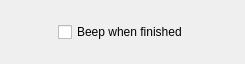
<?xml version="1.0" encoding="UTF-8"?>
<ui version="4.0">
 <class>BatchProcessingLowerPanel</class>
 <widget class="QWidget" name="BatchProcessingLowerPanel">
  <property name="geometry">
   <rect>
    <x>0</x>
    <y>0</y>
    <width>245</width>
    <height>64</height>
   </rect>
  </property>
  <property name="windowTitle">
   <string notr="true">Form</string>
  </property>
  <layout class="QGridLayout" name="gridLayout">
   <item row="0" column="0">
    <spacer name="horizontalSpacer">
     <property name="orientation">
      <enum>Qt::Horizontal</enum>
     </property>
     <property name="sizeHint" stdset="0">
      <size>
       <width>1</width>
       <height>1</height>
      </size>
     </property>
    </spacer>
   </item>
   <item row="0" column="1">
    <widget class="QCheckBox" name="beepWhenFinished">
     <property name="text">
      <string>Beep when finished</string>
     </property>
    </widget>
   </item>
   <item row="0" column="2">
    <spacer name="horizontalSpacer_2">
     <property name="orientation">
      <enum>Qt::Horizontal</enum>
     </property>
     <property name="sizeHint" stdset="0">
      <size>
       <width>1</width>
       <height>1</height>
      </size>
     </property>
    </spacer>
   </item>
  </layout>
 </widget>
 <resources/>
 <connections/>
</ui>
